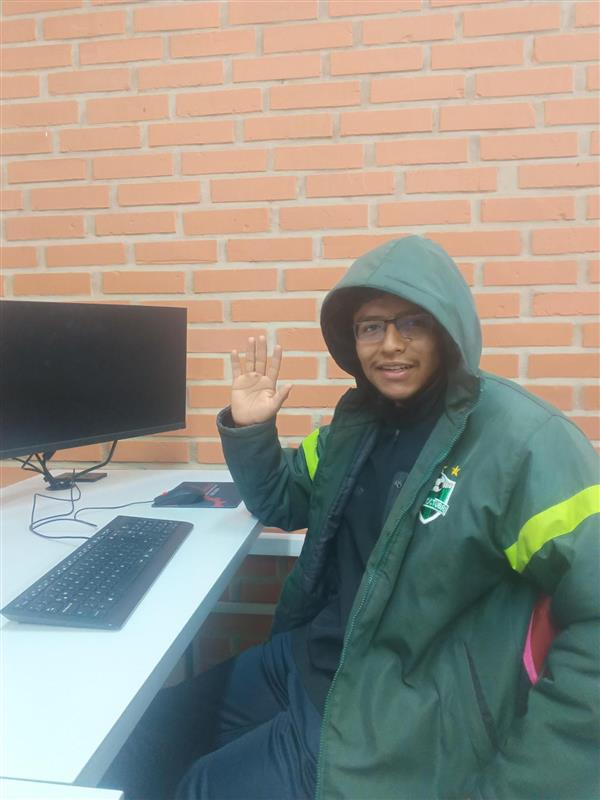
#> input picture pose1.png, 600 x 800 px
$ jupyter execute --allow-errors P-Laboratorio.ipynb
#> lines starting #> are read from the running program, lines starting #| are printed output that depends on the picture; after the words box and inside, x2 and y2 are one past the last pixel; in counts of white or black regions, pixels touching at a corner belong together
[cell 1]
import cv2
import numpy as np
import matplotlib.pyplot as plt

image = cv2.imread('colores.jpg')
#> (the rest of this cell did not finish here and is left out)

[cell 2]
import cv2
import numpy as np
import matplotlib.pyplot as plt

image = cv2.imread('pose1.png')
#> image is the input picture: shape (800, 600, 3); mean B, G, R 133.3, 144, 147.1
gray = cv2.cvtColor(image, cv2.COLOR_BGR2GRAY)
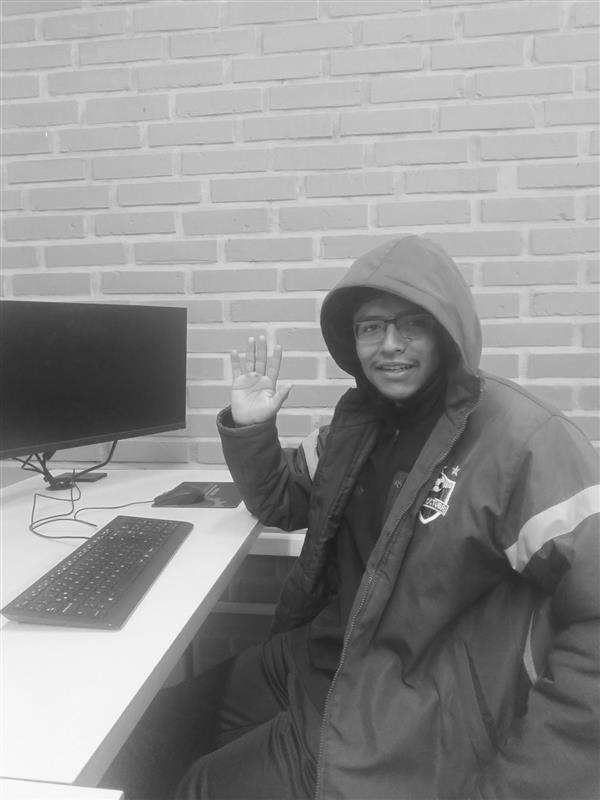
#> gray: shape (800, 600); min 27, max 253, mean 143.7

_, thresh = cv2.threshold(gray, 120, 255, cv2.THRESH_BINARY)
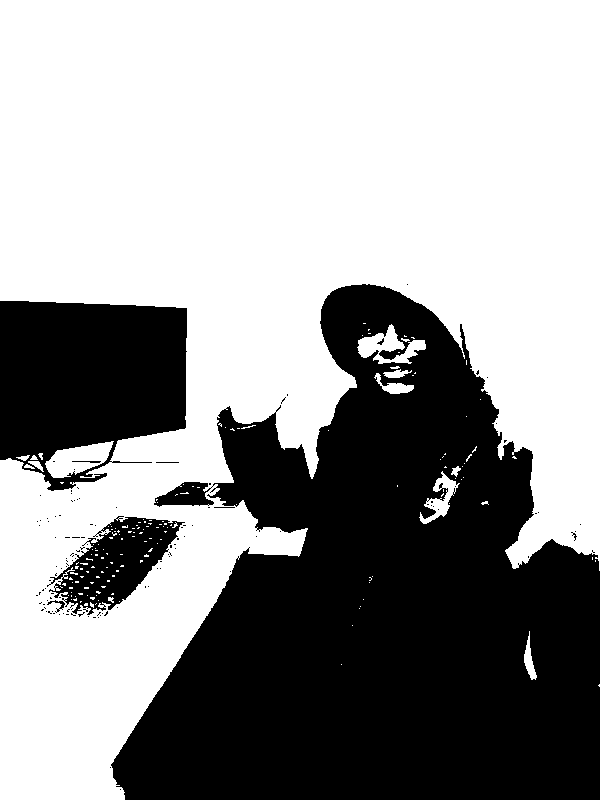
#> thresh: shape (800, 600); 60.3% white; 122 black regions (114 under 20 px), largest, box (x1, y1, x2, y2) and area: (111, 284, 600, 800) 156610, (0, 301, 187, 491) 27229, (47, 516, 185, 615) 6240

color_changed = cv2.bitwise_not(image)
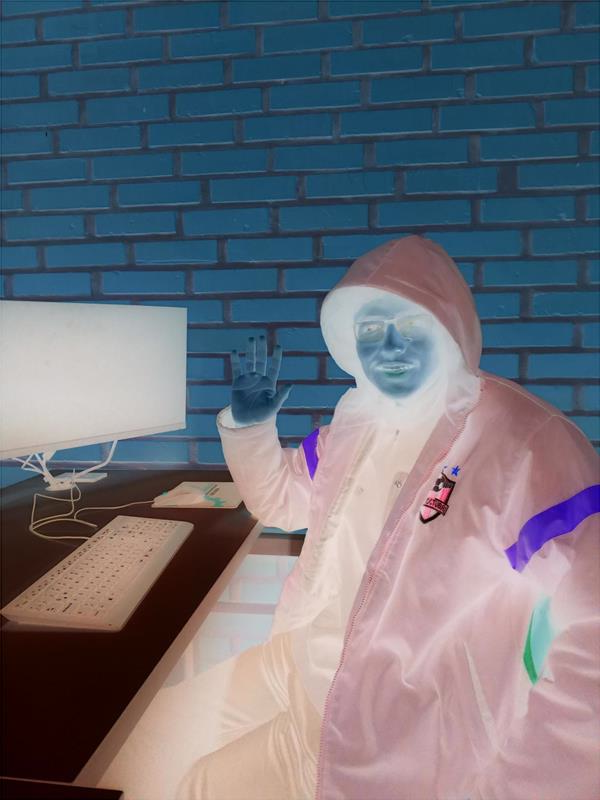
#> color_changed: shape (800, 600, 3); mean B, G, R 121.7, 111, 107.9

kernel_prop = np.array([[0, -1, 0],
                        [-1, 5, -1],
                        [0, -1, 0]])
convol_prop = cv2.filter2D(image, -1, kernel_prop)

convol_predef = cv2.GaussianBlur(image, (7, 7), 0)

eye_left_roi = image[850:1050,920:1250,:]  # Cambia estos valores según tu rostro
#> eye_left_roi = empty array
#> (the rest of this cell did not finish here and is left out)

[cell 3]
import cv2
import numpy as np
import matplotlib.pyplot as plt

img = cv2.imread('pose1.png')

img_rgb = cv2.cvtColor(img, cv2.COLOR_BGR2RGB)

#eye_left_roi = img[850:1050,920:1250,:]
eye_left_roi = img[320:330, 310:460,:]  # Cambia estos valores según tu rostro

plt.figure(figsize=(10, 5))

plt.subplot(1, 2, 1)
plt.imshow(img_rgb)
plt.title("Imagen Original")
plt.axis('off')  # Para que no aparezcan los ejes

eye_left_roi_rgb = cv2.cvtColor(eye_left_roi, cv2.COLOR_BGR2RGB)
plt.subplot(1, 2, 2)
plt.imshow(eye_left_roi_rgb)
plt.title("Ojo Izquierdo (ROI)")
plt.axis('off')

plt.show()
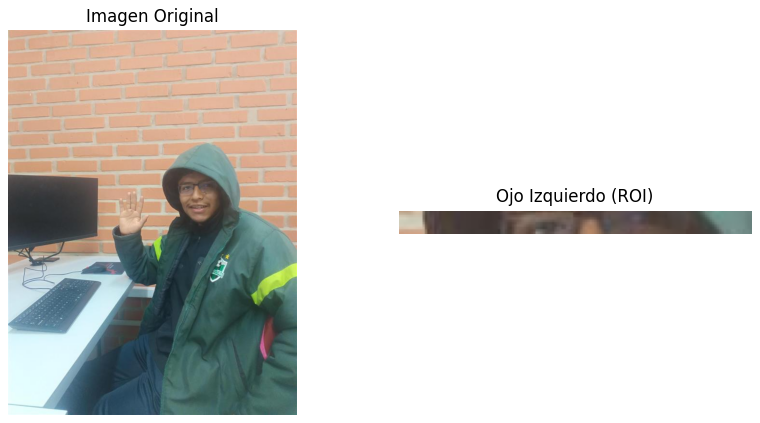
#> figure drawn by matplotlib, 2 panels

[cell 4]
import cv2
import numpy as np
import matplotlib.pyplot as plt

img = cv2.imread('rostro1j.png')
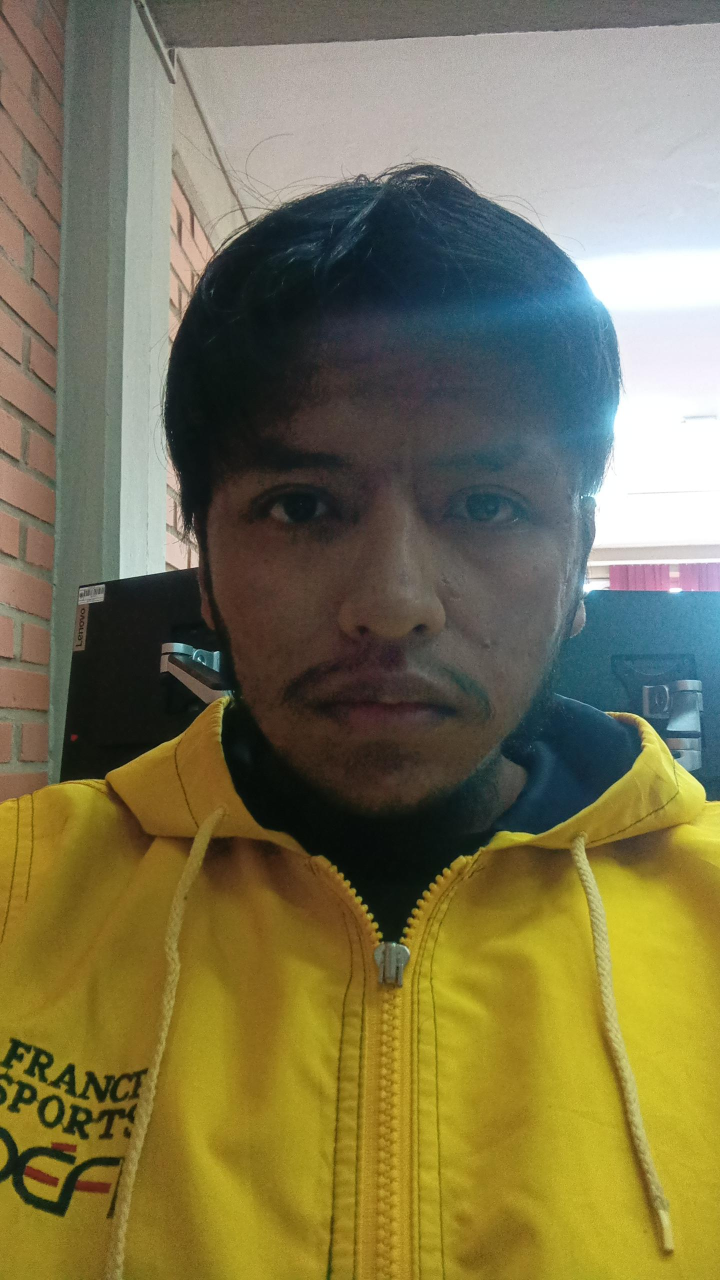
#> input picture rostro1j.png, 1440 x 2560 px (shown at 1/2 size)
#> img is the input picture: shape (2560, 1440, 3); mean B, G, R 80.5, 116.2, 122.6

img_rgb = cv2.cvtColor(img, cv2.COLOR_BGR2RGB)
#> img_rgb: shape (2560, 1440, 3)

eye_left_roi = img[850:1100,850:1150,:]

plt.figure(figsize=(10, 5))

plt.subplot(1, 2, 1)
plt.imshow(img_rgb)
plt.title("Imagen Original")
plt.axis('off')  # Para que no aparezcan los ejes

eye_left_roi_rgb = cv2.cvtColor(eye_left_roi, cv2.COLOR_BGR2RGB)
plt.subplot(1, 2, 2)
plt.imshow(eye_left_roi_rgb)
plt.title("Ojo Izquierdo (ROI)")
plt.axis('off')

plt.show()

[cell 5]
import cv2
import numpy as np
import matplotlib.pyplot as plt

img = cv2.imread('rostro_J.png')
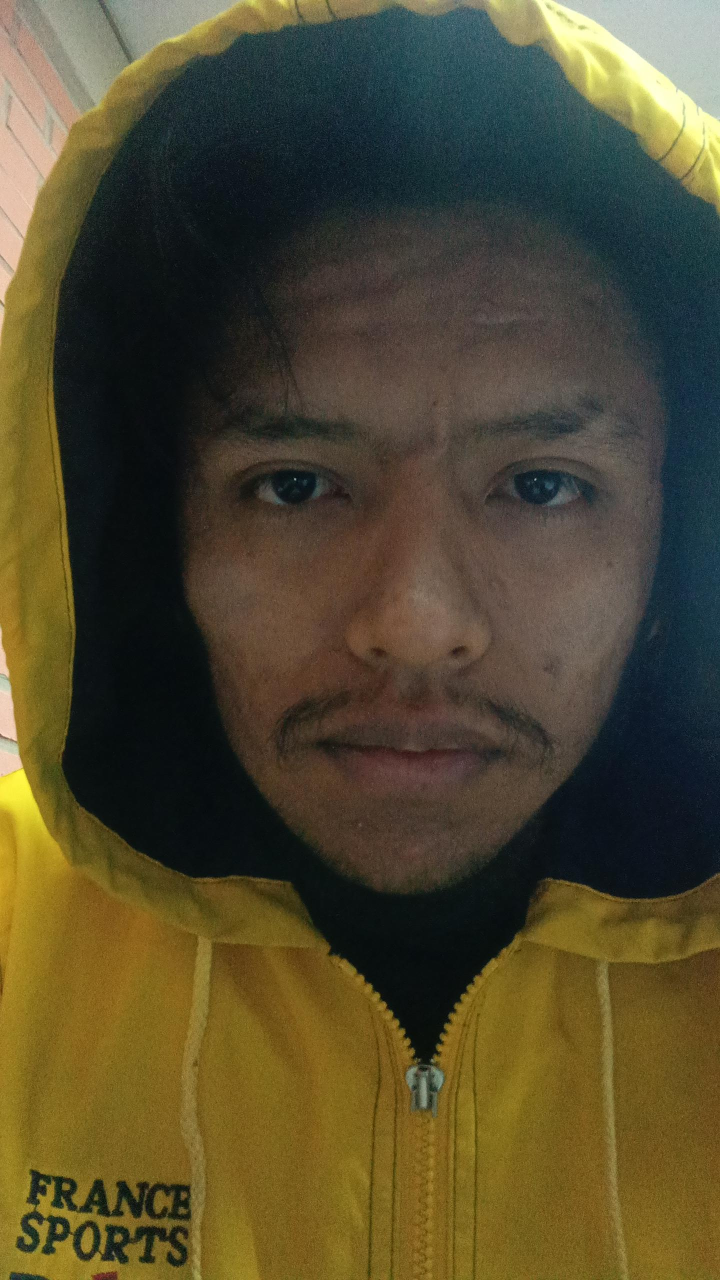
#> input picture rostro_J.png, 1440 x 2560 px (shown at 1/2 size)
#> img is the input picture: shape (2560, 1440, 3); mean B, G, R 47.3, 74, 81.8

img_rgb = cv2.cvtColor(img, cv2.COLOR_BGR2RGB)

eye_left_roi = img[900:1050,950:1250,:]
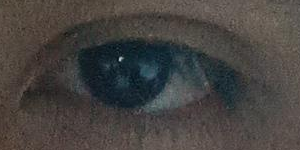
#> eye_left_roi: shape (150, 300, 3); mean B, G, R 64.4, 66.8, 69.8
#eye_left_roi = img[900:1150,950:1250,:]

eye_left_gray = cv2.cvtColor(eye_left_roi, cv2.COLOR_BGR2GRAY)

eye_left_blur = cv2.GaussianBlur(eye_left_gray, (5, 5), 0)

edges = cv2.Canny(eye_left_blur, 25, 70)  # Umbrales más bajos
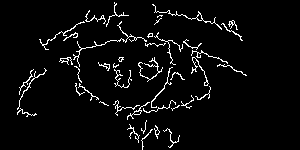
#> edges: shape (150, 300); 4.4% white in thin lines or dots, all inside (x1, y1, x2, y2) = (17, 2, 247, 150)

plt.figure(figsize=(10, 5))

plt.subplot(1, 2, 1)
plt.imshow(eye_left_roi)
plt.title("Ojo Izquierdo (ROI) Original")
plt.axis('off')

plt.subplot(1, 2, 2)
plt.imshow(edges, cmap='gray')
plt.title("Ojo Izquierdo con Canny")
plt.axis('off')

plt.show()
#> figure, not shown here; B, G, R data is drawn as R, G, B

[cell 6]
import cv2
import numpy as np
import matplotlib.pyplot as plt

img = cv2.imread('rostro_J.png')

img_rgb = cv2.cvtColor(img, cv2.COLOR_BGR2RGB)

eye_left_roi = img[850:1050, 920:1250, :]
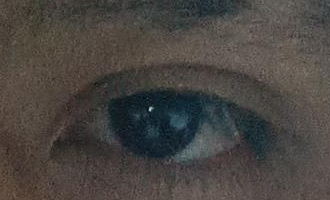
#> eye_left_roi: shape (200, 330, 3); mean B, G, R 65, 68.7, 72.5

eye_left_gray = cv2.cvtColor(eye_left_roi, cv2.COLOR_BGR2GRAY)
#> eye_left_gray: shape (200, 330)

eye_left_blur = cv2.GaussianBlur(eye_left_gray, (5, 5), 0)
#> eye_left_blur: shape (200, 330)

edges = cv2.Canny(eye_left_blur, 25, 70)  # Umbrales más bajos
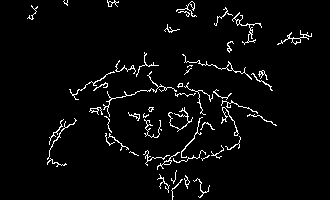
#> edges: shape (200, 330); 3.7% white in thin lines or dots, all inside (x1, y1, x2, y2) = (27, 0, 312, 200)

plt.figure(figsize=(10, 5))

plt.subplot(1, 2, 1)
plt.imshow(eye_left_roi)
plt.title("Ojo Izquierdo (ROI) Original")
plt.axis('off')

plt.subplot(1, 2, 2)
plt.imshow(edges, cmap='gray')
plt.title("Ojo Izquierdo con Canny")
plt.axis('off')

plt.show()
#> figure, not shown here; B, G, R data is drawn as R, G, B
